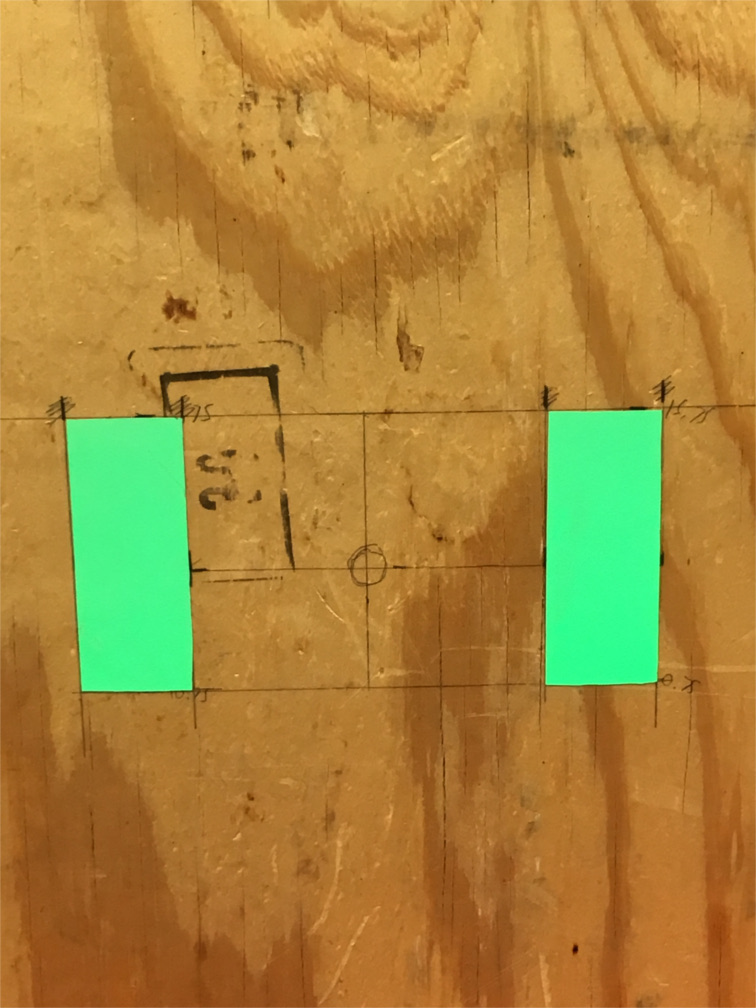
#> input picture test-img.jpg, 756 x 1008 px, given in place of the camera
$ python hsltest.py
#> lines starting #> are read from the running program, lines starting #| are printed output that depends on the picture; after the words box and inside, x2 and y2 are one past the last pixel; in counts of white or black regions, pixels touching at a corner belong together
#!/usr/bin/env python

##########################################################################
#                                                                        #
#  Copyright (C) 2017  Lukas Yoder                                       #
#                                                                        #
#  This program is free software: you can redistribute it and/or modify  #
#  it under the terms of the GNU General Public License as published by  #
#  the Free Software Foundation, either version 3 of the License, or     #
#  (at your option) any later version.                                   #
#                                                                        #
#  This program is distributed in the hope that it will be useful,       #
#  but WITHOUT ANY WARRANTY; without even the implied warranty of        #
#  MERCHANTABILITY or FITNESS FOR A PARTICULAR PURPOSE.  See the         #
#  GNU General Public License for more details.                          #
#                                                                        #
#  You should have received a copy of the GNU General Public License     #
#  along with this program.  If not, see <http://www.gnu.org/licenses/>. #
#                                                                        #
#  hsltest.py: a tool for interactively filtering hsl values; this is    #
#              not needed anymore since hsl_auto.py can do all of the    #
#              HSL value calibration automatically; still useful for     #
#              testing though                                            #
#                                                                        #
#########################################################################

import cv2
import numpy as np

# testing HSL values on the first camera detected
cap = cv2.VideoCapture(0)

# quite literally does nothing
def nothing(x):
  pass

# creating the window
cv2.namedWindow('Filtered Video')

# OpenCV uses a maximum hue value of 180, which is half of the usual 360
#   colors that other tools use.
h_lower,s_lower,l_lower = 0,0,0
h_upper,s_upper,l_upper = 180,256,256

# creating track bar
cv2.createTrackbar('h_lower', 'Filtered Video',0,179,nothing)
#> slider 'h_lower' is set to 35
cv2.createTrackbar('l_lower', 'Filtered Video',0,255,nothing)
#> slider 'l_lower' is set to 51
cv2.createTrackbar('s_lower', 'Filtered Video',0,255,nothing)
#> slider 's_lower' is set to 51
cv2.createTrackbar('h_upper', 'Filtered Video',179,179,nothing)
cv2.createTrackbar('l_upper', 'Filtered Video',255,255,nothing)
cv2.createTrackbar('s_upper', 'Filtered Video',255,255,nothing)

while(1):

  _, frame = cap.read()
#> frame is the input picture: shape (1008, 756, 3); mean B, G, R 59.5, 134.9, 170.3
  ## sometimes it's useful to crop the frame
  #frame = frame[100:320]

  # converting image to HLS
  hls = cv2.cvtColor(frame,cv2.COLOR_BGR2HLS)
#> hls: shape (1008, 756, 3); mean of channels 0, 1, 2 21.6, 119.4, 155.7

  # getting info from trackbar and appying to Filtered Video
  h_lower = cv2.getTrackbarPos('h_lower','Filtered Video')
  l_lower = cv2.getTrackbarPos('l_lower','Filtered Video')
  s_lower = cv2.getTrackbarPos('s_lower','Filtered Video')
  h_upper = cv2.getTrackbarPos('h_upper','Filtered Video')
  l_upper = cv2.getTrackbarPos('l_upper','Filtered Video')
  s_upper = cv2.getTrackbarPos('s_upper','Filtered Video')

  lower_set = np.array([h_lower,l_lower, s_lower])
  upper_set = np.array([h_upper,l_upper,s_upper])

  mask = cv2.inRange(hls,lower_set, upper_set)
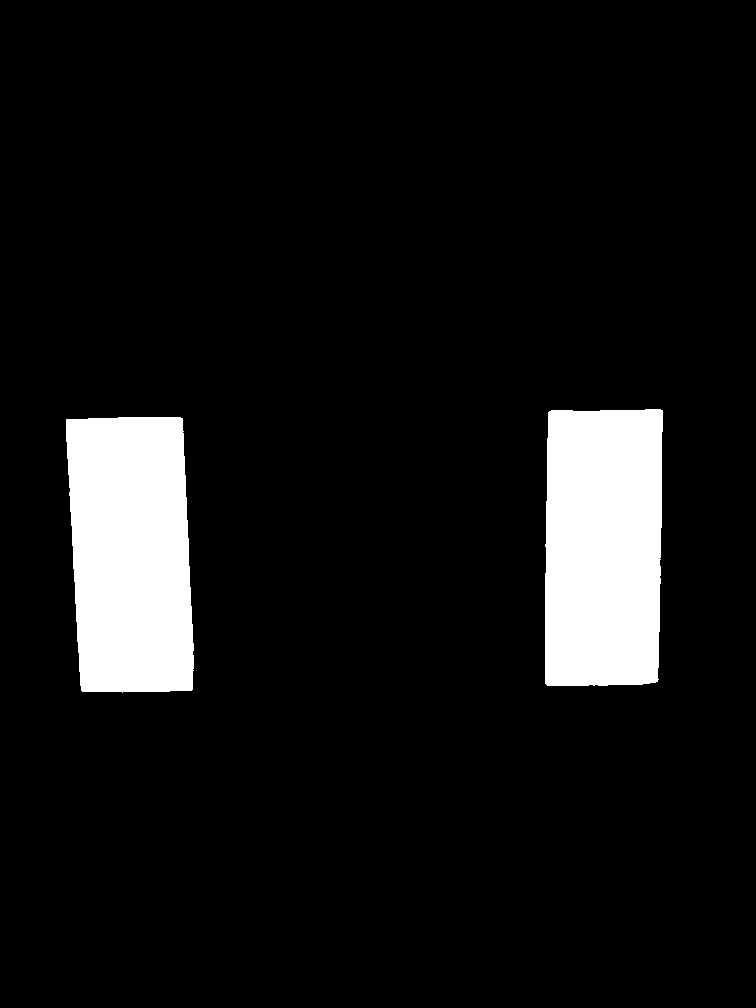
#> mask: shape (1008, 756); 8.3% white; 2 white regions, box (x1, y1, x2, y2) and area: (66, 417, 194, 693) 31819, (545, 409, 663, 686) 31595

  # applying the mask to the video stream
  result = cv2.bitwise_and(frame,frame,mask = mask)
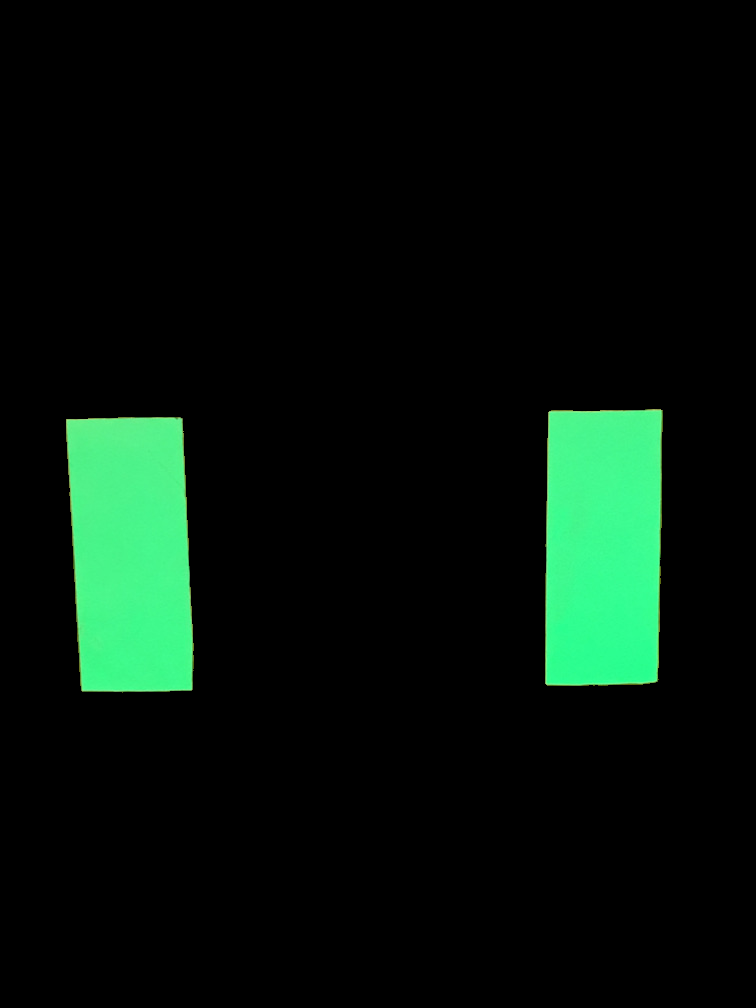
#> result: shape (1008, 756, 3); mean B, G, R 11.6, 20.4, 5.7

  # showing the video stream
  cv2.imshow('Filtered Video',result)

  # allowing process to be terminated by escape key
  k = cv2.waitKey(5) & 0xFF
#> (key Esc is pressed here)
  if k == 27:
      break

cap.release()

cv2.destroyAllWindows()

# vim:ts=2:sw=2:nospell
